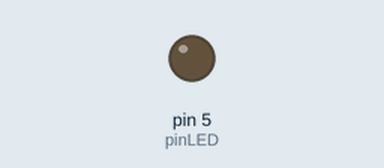
A sketch run on a simulated Arduino Uno, built with avr-gcc and run on an emulated ATmega328P. Shown: output pins drawn as LEDs (lit = HIGH).

Above: at 5.05 s.
At 7.85 s:
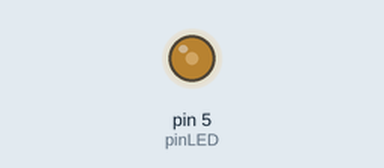
At 8.75 s:
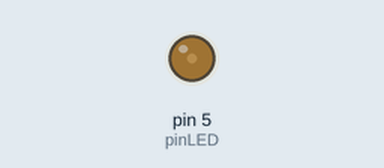
Timing chart, 0 to 11.0 s (numbered marks = the images above):
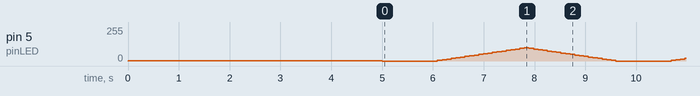

The sketch:

led-pwm-fade.ino
```cpp
/*
 * LED PWM FADE
 * ============
 * Fade a led using PWM.
 *
 * Docs: https://www.youtube.com/watch?v=ZcFU_K7ilA8
 *
 * Circuit:
 *  LED - > Arduino GND
 *  LED + > resistor 270 Ohm > Arduino pin 5 (PWM)
 */

int pinLED = 5;
int brightness = 0;
int fadeAmount = 5;

void setup() {
  pinMode(pinLED, OUTPUT);

  // Dim LED setting it to 1.
  // Docs: https://www.arduino.cc/reference/it/language/functions/analog-io/analogwrite/
  analogWrite(pinLED, 1); // 0-255 values.
  delay(5000);
}

void loop() {
  // Fade the LED.

  analogWrite(pinLED, brightness); // 0-255 values.
  // When the LED is off, keep it off for 1 sec.
  if (brightness == 0) {
    delay(1000);
  }

  brightness += fadeAmount;
  if (brightness <= 0 | brightness >= 100) {
    // Brightness can go from 0 to 255, but I am stopping at 100.
    fadeAmount *= -1;
  }
  delay(90);
}
```
